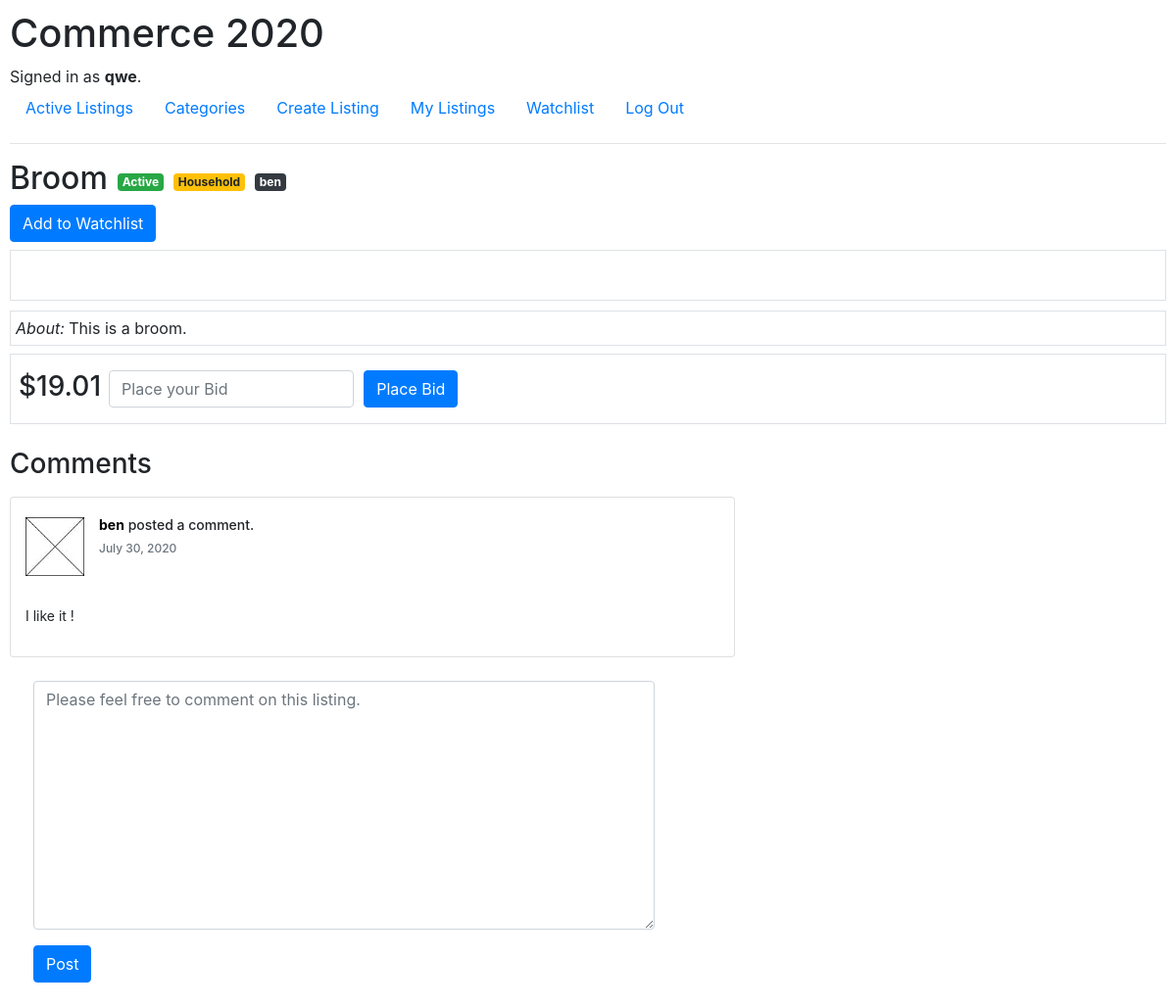
/listings/1 (signed in), run on the app's committed database.
### auctions/models.py (models this page shows, shortened)
class User(AbstractUser):
    def __str__(self):
        return f"{self.username}"

class Listing(models.Model):
    title = models.CharField(max_length=64, unique=True)
    description = models.CharField(max_length=512)
    imgurl = models.CharField(max_length=128)
    start_price = models.DecimalField(max_digits=12, decimal_places=2)
    closed = models.BooleanField(default=False, editable=False)
    bids = models.ManyToManyField('Bid', blank=True, related_name='listing_bids')
    user = models.ForeignKey(User, on_delete=models.CASCADE, null=True)
    category = models.ForeignKey(Category, on_delete=models.CASCADE)

class Category(models.Model):
    category = models.CharField(max_length=64)
    def __str__(self):
        return f"{self.category}"

class Bid(models.Model):
    user = models.ForeignKey(User, on_delete=models.CASCADE)
    bid_price = models.DecimalField(max_digits=12, decimal_places=2)
    listing = models.ForeignKey(Listing, on_delete=models.CASCADE)

class Comment(models.Model):
    user = models.ForeignKey(User, on_delete=models.CASCADE, related_name="commentators")
    listing = models.ForeignKey(Listing, on_delete=models.CASCADE, related_name="commented")
    comment = models.CharField(max_length=1024)
    date_created = models.DateField(blank=True, null=True, editable=False, auto_now_add=True)

### auctions/views.py (the view)
# urls.py: path("listings/<int:listing_id>", views.listings, name="listings"),
def listings(request, listing_id):
    try:
        listing = Listing.objects.get(pk=listing_id)
    except:
        return render(request, "error.html", {
            "error": "404 / Listing doesn't exist."
        })
    try:
        comments = Comment.objects.all().filter(listing__id=listing_id)
    except:
        comments = None
    try:
        watchlist_entry = Watchlist.objects.all().filter(listing__id=listing_id, user__id=request.user.id)
    except:
        watchlist_entry = None
    bid_form = BidForm()
    comment_form = CommentForm()
    context = {
    "listing": listing,
    "bid_form": bid_form,
    "comment_form": comment_form,
    "comments": comments,
    "watchlist_entry": watchlist_entry,
    }
    if request.method == "POST":
        if request.user.is_authenticated:
            if request.POST.get("form_type") == 'place_bid':
                bid_form = BidForm(request.POST)
                if bid_form.is_valid():
                    placed_bid = bid_form.cleaned_data.get('bid_price')
                    try:
                        highest_bid = Listing.objects.get(pk=listing_id).bids.last().bid_price
                    except:
                        highest_bid = 0
                    if placed_bid <= highest_bid or placed_bid <= listing.start_price:
                        bid_form.add_error("bid_price", "Your bid is too low :(")
                        context["bid_form"] = bid_form
                        return render(request, "auctions/listings.html", context)
                    listing_to_update = Listing.objects.get(pk=listing_id)
                    bid_to_add = Bid(user=request.user, listing=listing_to_update, bid_price=placed_bid)
                    bid_to_add.save()
                    listing_to_update.bids.add(bid_to_add)
                    return redirect('auctions:listings', listing_id=listing_id)
            elif request.POST.get("form_type") == "post_comment":
                    comment_form = CommentForm(request.POST)
                    if comment_form.is_valid():
                        form_tmp = comment_form.save(commit=False)
                        form_tmp.user = request.user
                        form_tmp.listing = listing
                        form_tmp.save()
                        return redirect('auctions:listings', listing_id=listing_id)
        else: # if user is not authenticated
            return redirect("auctions:login")
    elif request.method == "GET":
        return render(request, "auctions/listings.html", context)

### auctions/forms.py
class BidForm(forms.ModelForm):
    class Meta:
        model = Bid
        fields = ('bid_price',)
        widgets = {
            'bid_price': forms.NumberInput(attrs={'placeholder': 'Place your Bid'})
        }
        labels = {
            'bid_price': ""
        }

class CommentForm(forms.ModelForm):
    class Meta:
        model = Comment
        fields = ('comment',)
        widgets = {
            'comment': forms.Textarea(attrs={'placeholder': 'Please feel free to comment on this listing.'})
        }
        labels = {
            'comment': "",
        }

### auctions/context_processors.py (called while the page is built)
def get_current_year_to_context(request):
    current_datetime = datetime.datetime.now()
    return {
        'current_year': current_datetime.year
    }

def get_listings_count_to_context(request):
    return {
        "listings_count": Listing.objects.all().count()
    }

### auctions/templates/auctions/listings.html (shortened to what this page needs)
{% extends "auctions/layout.html" %}
{% load static %}
{% load crispy_forms_tags %}
{% block body %}
<div class="d-flex justify-content-start d-flex align-items-center">
    <h2>{{ listing.title }}</h2>
    {% if listing.closed %}
        <span class="badge badge-secondary listing-badge">Closed</span>
    {% else %}
        <span class="badge badge-success listing-badge">Active</span>
    {% endif %}
    <span class="badge badge-warning listing-badge">{{ listing.category }}</span>
    <span class="badge badge-dark listing-badge">{{ listing.user.username }}</span>
</div>
{% if watchlist_entry %}
    <a class="btn btn-secondary" href="{% url 'auctions:watchlist_toggle' listing.id %}">Remove from Watchlist</a>
{% else %}
    <a class="btn btn-primary" href="{% url 'auctions:watchlist_toggle' listing.id %}">Add to Watchlist</a>
{% endif %}
<div class="border mt-2">
</div>
<div class="border listing-description">
    <i>About: </i> {{ listing.description }}
</div>
<div class="d-flex justify-content-start border pt-3 mt-2">
    {% if listing.bids.last %}
    <h3 class="mt-0 mx-2">${{ listing.bids.last.bid_price }}</h3>
    {% else %}
    <h3 class="mt-0 mx-2">${{ listing.start_price }}</h3>
    {% endif %}
    <form action="{% url 'auctions:listings' listing.id %}" method="post">
        <div class="form-row">
            <div class="form-group col-sm-8 mb-0">
                {{ bid_form.bid_price|as_crispy_field }}
            </div>
            <div class="form-group col-sm-4 mb-0">
                <button type="submit" class="btn btn-primary">Place Bid</button>
            </div>
        </div>
    </form>
</div>
<div class='container mt-4 ml-0 pl-0'>
<h3>Comments</h3>
</div>
<div class="container ml-0 pl-0">
    <div class="row">
        <div class="col-8">
            {% if comments %}
                {% for comment in comments %}
                    <div class="card card-white post mt-2">
                        <div class="post-heading">
                            <div class="float-left image">
                                <img src="{% static "auctions/images/portrait.jpg" %}" class="img-circle avatar" alt="user profile image">
                            </div>
                            <div class="float-left meta">
                                <div class="title h5">
                                    <a href="#"><b>{{ comment.user.username }}</b></a>
                                    posted a comment.
                                </div>
                                <h6 class="text-muted time">{{ comment.date_created }}</h6>
                            </div>
                        </div>
                        <div class="post-description">
                            <p>{{ comment.comment }}</p>
                        </div>
                    </div>
                {% endfor %}
            {% else %}
            <p>No comments yet!</p>
            {% endif %}
        </div>
    </div>
</div>
<div class="container-fluid mt-4 ml-0 pl-4">
    <div class="row no-gutters">
        <div class="col-10">
            <form action="{% url 'auctions:listings' listing.id %}" method="post">
                <div class="form">
                    <div class="form-group col-md-8 px-0">
                        {{ comment_form.comment|as_crispy_field }}
                    </div>
                    <div class="form-group col-md-4 px-0">
                        <button type="submit" class="btn btn-primary mt-0">Post</button>
                    </div>
                </div>
            </form>
        </div>
    </div>
</div>
{% endblock %}

### auctions/templates/auctions/layout.html (shortened to what this page needs)
{% load static %}
<!DOCTYPE html>
<html lang="en">
    <head>
        <link rel="stylesheet" href="https://stackpath.bootstrapcdn.com/bootstrap/4.4.1/css/bootstrap.min.css">
        <link href="{% static 'auctions/styles.css' %}" rel="stylesheet">
    </head>
    <body>
        <h1>Commerce {{ current_year }}</h1>
        <div>
            {% if user.is_authenticated %}
                Signed in as <strong>{{ user.username }}</strong>.
            {% else %}
                Not signed in.
            {% endif %}
        </div>
        <ul class="nav">
            <li class="nav-item">
                <a class="nav-link" href="{% url 'auctions:index' %}">Active Listings</a>
            </li>
            <li>
                <a class="nav-link" href="#">Categories</a>
            </li>
            {% if user.is_authenticated %}
                <li class="nav-item">
                    <li>
                        <a class="nav-link" href="{% url 'auctions:create_listing' %}">Create Listing</a>
                    </li>
                    <li>
                        <a class="nav-link" href="#">My Listings</a>
                    </li>
                    <li>
                        <a class="nav-link" href="#">Watchlist</a>
                    </li>
                    <li>
                        <a class="nav-link" href="{% url 'auctions:logout' %}">Log Out</a>
                    </li>
                </li>
            {% endif %}
        </ul>
        <hr>
        {% block body %}
        {% endblock %}
    </body>
</html>

### auctions/static/auctions/styles.css (style rules this page uses)
body { padding: 10px; }
.listing-description { margin: 10px 0px 5px 0px; padding: 5px 0 5px 5px; }
.listing-badge { margin: 0 0 0 10px; }
.card-white .h5 { font-size:14px; //font-family: "Helvetica Neue",Helvetica,Arial,sans-serif; }
.card-white .time { font-size:12px; //font-family: "Helvetica Neue",Helvetica,Arial,sans-serif; }
.post .post-heading { height: 95px; padding: 20px 15px; }
.post .post-heading .avatar { width: 60px; height: 60px; display: block; margin-right: 15px; }
.post .post-heading .meta .title { margin-bottom: 0; }
.post .post-heading .meta .title a { color: black; }
.post .post-heading .meta .time { margin-top: 8px; color: #999; }
.post .post-description { padding: 15px; }
.post .post-description p { font-size: 14px; }

### data on the page
User: username "qwe"
Listing: title "Broom", category "Household", user.username "ben", description "This is a broom.", bids.last.bid_price "19.01"
Comment: user.username "ben", date_created "July 30, 2020", comment "I like it !"
